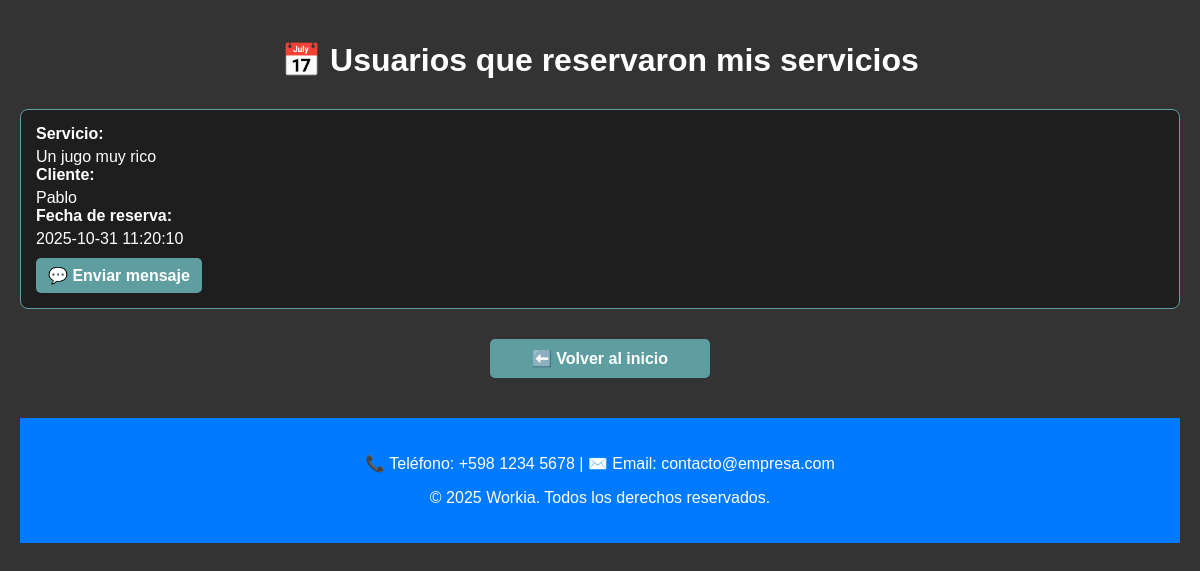
Page /ver_reservas.php (signed in) on the committed database.
### tables this page shows
CREATE TABLE `reserva` (
  `id_cliente` int(11) NOT NULL,
  `id_servicio` int(11) NOT NULL,
  `fecha_reserva` datetime NOT NULL DEFAULT current_timestamp()
);

CREATE TABLE `servicio` (
  `id_servicio` int(11) NOT NULL,
  `id_cliente` int(11) DEFAULT NULL,
  `id_proovedor` int(11) DEFAULT NULL,
  `nombre_servicio` varchar(50) NOT NULL,
  `precio` varchar(50) NOT NULL,
  `imagen` varchar(255) NOT NULL,
  `descripcion` varchar(200) NOT NULL,
  `ciudad` varchar(255) NOT NULL,
  `departamento` varchar(255) NOT NULL
);

CREATE TABLE `cliente` (
  `id_cliente` int(11) NOT NULL,
  `id_usuario` int(11) NOT NULL,
  `email` varchar(50) NOT NULL,
  `nombre` varchar(50) NOT NULL
);

### servicioController.php (called while the page is built, shortened)
<?php
class ServicioController {
    private $pdo;
    public function __construct($pdo) {
        $this->pdo = $pdo;
    }
public function getReservasByProveedor($id_proovedor) {
    $stmt = $this->pdo->prepare("
        SELECT
            s.id_servicio,
            s.nombre_servicio,
            c.id_cliente,
            c.nombre AS nombre_cliente,
            r.fecha_reserva
        FROM servicio s
        INNER JOIN reserva r ON s.id_servicio = r.id_servicio
        INNER JOIN cliente c ON r.id_cliente = c.id_cliente
        WHERE s.id_proovedor = ?
        ORDER BY r.fecha_reserva DESC
    ");
    $stmt->execute([$id_proovedor]);
    return $stmt->fetchAll(PDO::FETCH_ASSOC);
}
}
?>

### ver_reservas.php (the view, shortened to what this page needs)
<?php
require 'db.php';
require 'servicioController.php';
$id_usuario = $_SESSION['id_usuario'];
$stmt = $pdo->prepare("SELECT id_proovedor FROM proovedor WHERE id_usuario = ?");
$stmt->execute([$id_usuario]);
$proveedor = $stmt->fetch(PDO::FETCH_ASSOC);
$id_proovedor = $proveedor['id_proovedor'];
$servicioController = new ServicioController($pdo);
$reservas = $servicioController->getReservasByProveedor($id_proovedor);
?>
<!DOCTYPE html>
<html lang="es">
<head>
</head>
<body>
<h1>📅 Usuarios que reservaron mis servicios</h1>
<?php if (empty($reservas)): ?>
    <p style="text-align:center;">Todavía no hay reservas para tus servicios.</p>
<?php else: ?>
<?php foreach ($reservas as $reserva): ?>
    <div class="reserva">
        <strong>Servicio:</strong> <?php echo htmlspecialchars($reserva['nombre_servicio']); ?><br>
        <strong>Cliente:</strong> <?php echo htmlspecialchars($reserva['nombre_cliente']); ?><br>
        <strong>Fecha de reserva:</strong> <?php echo htmlspecialchars($reserva['fecha_reserva']); ?><br>
        <a href="chat.php?id_receptor=<?php echo $reserva['id_cliente']; ?>"
           style="display:inline-block; margin-top:10px; padding:8px 12px; background-color:cadetblue; color:white; border-radius:5px; text-decoration:none; font-weight:bold;">
           💬 Enviar mensaje
        </a>
    </div>
<?php endforeach; ?>
<?php endif; ?>
<a href="index.php" class="volver">⬅️ Volver al inicio</a>
</html>

### ver_reservas.php (style rules this page uses)
body { font-family: Arial, sans-serif; background-color: #333; color: white; margin: 0; padding: 20px; }
h1 { text-align: center; margin-bottom: 30px; }
.reserva { background-color: #1e1e1e; border: 1px solid cadetblue; border-radius: 8px; padding: 15px; margin-bottom: 20px; }
.reserva strong { display: block; margin-bottom: 5px; }
.volver { display: block; width: 200px; text-align: center; margin: 30px auto; padding: 10px; background-color: cadetblue; border-radius: 5px; text-decoration: none; color: white; font-weight: bold; }

### rows in the picture
reserva: id_servicio.nombre_servicio "Un jugo muy rico", id_cliente.nombre "Pablo", fecha_reserva "2025-10-31 11:20:10"
